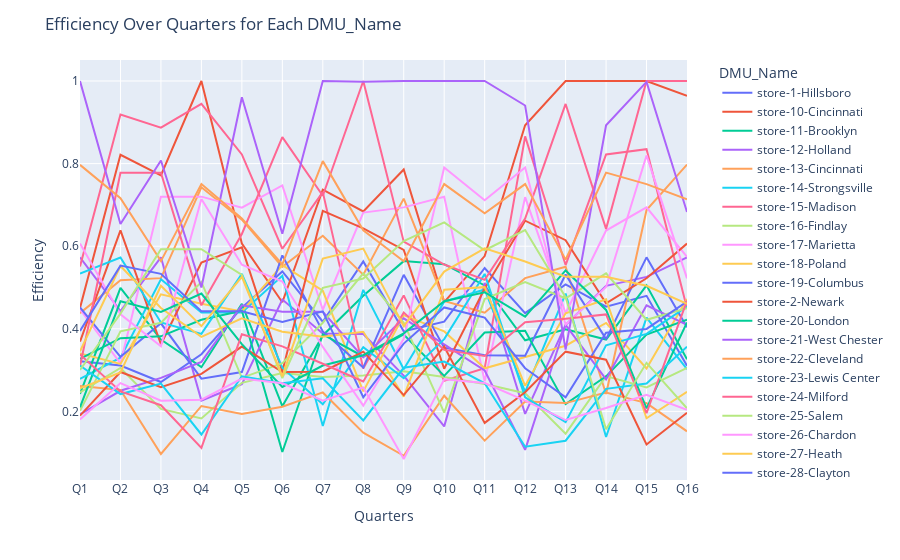

The cell this chart's notebook holds for it:
### Code cell
import plotly.express as px

# Assuming your DataFrame is named df
# If it's not named df, replace df with the actual name of your DataFrame

# Sorting the DataFrame by Quarter order
quarters_order = ['Q1', 'Q2', 'Q3', 'Q4', 'Q5', 'Q6', 'Q7', 'Q8', 'Q9', 'Q10', 'Q11', 'Q12', 'Q13', 'Q14', 'Q15', 'Q16']

# Melt the DataFrame to reshape it for Plotly Express
melted_df = pivot_df.reset_index().melt(id_vars='DMU_Name', value_vars=quarters_order, var_name='Quarter', value_name='Efficiency')

# Create a Plotly figuret wee
fig = px.line(melted_df, x='Quarter', y='Efficiency', color='DMU_Name', labels={'Efficiency': 'Efficiency'})

# Adding labels and title
fig.update_layout(
    xaxis_title='Quarters',
    yaxis_title='Efficiency',
    title='Efficiency Over Quarters for Each DMU_Name',
    legend=dict(x=1.05, y=1, traceorder='normal', orientation='v'),  # Adjust legend position
)

# Display the Plotly figure
fig.show()

### Figure 1 — Plotly figure (JSON) as saved in the notebook; plotly's stock layout.template omitted (floating-point values rounded to 4 significant figures)
{"data": [{"hovertemplate": "DMU_Name=store-1-Hillsboro<br>Quarter=%{x}<br>Efficiency=%{y}<extra></extra>", "legendgroup": "store-1-Hillsboro", "line": {"color": "#636efa", "dash": "solid"}, "marker": {"symbol": "circle"}, "mode": "lines", "name": "store-1-Hillsboro", "orientation": "v", "showlegend": true, "type": "scatter", "x": ["Q1", "Q2", "Q3", "Q4", "Q5", "Q6", "Q7", "Q8", "Q9", "Q10", "Q11", "Q12", "Q13", "Q14", "Q15", "Q16"], "xaxis": "x", "y": [0.3216, 0.3109, 0.2712, 0.3383, 0.4512, 0.5389, 0.4172, 0.5632, 0.3941, 0.4172, 0.5472, 0.4381, 0.5075, 0.4536, 0.4798, 0.3106], "yaxis": "y"}, {"hovertemplate": "DMU_Name=store-10-Cincinnati<br>Quarter=%{x}<br>Efficiency=%{y}<extra></extra>", "legendgroup": "store-10-Cincinnati", "line": {"color": "#EF553B", "dash": "solid"}, "marker": {"symbol": "circle"}, "mode": "lines", "name": "store-10-Cincinnati", "orientation": "v", "showlegend": true, "type": "scatter", "x": ["Q1", "Q2", "Q3", "Q4", "Q5", "Q6", "Q7", "Q8", "Q9", "Q10", "Q11", "Q12", "Q13", "Q14", "Q15", "Q16"], "xaxis": "x", "y": [0.4503, 0.8214, 0.7717, 1, 0.6063, 0.4643, 0.7368, 0.6842, 0.7857, 0.4646, 0.5762, 0.8929, 1, 1, 1, 0.9643], "yaxis": "y"}, {"hovertemplate": "DMU_Name=store-11-Brooklyn<br>Quarter=%{x}<br>Efficiency=%{y}<extra></extra>", "legendgroup": "store-11-Brooklyn", "line": {"color": "#00cc96", "dash": "solid"}, "marker": {"symbol": "circle"}, "mode": "lines", "name": "store-11-Brooklyn", "orientation": "v", "showlegend": true, "type": "scatter", "x": ["Q1", "Q2", "Q3", "Q4", "Q5", "Q6", "Q7", "Q8", "Q9", "Q10", "Q11", "Q12", "Q13", "Q14", "Q15", "Q16"], "xaxis": "x", "y": [0.2425, 0.499, 0.3739, 0.3071, 0.4606, 0.2127, 0.3838, 0.4798, 0.5639, 0.5566, 0.5051, 0.3723, 0.3989, 0.3739, 0.5052, 0.3263], "yaxis": "y"}, {"hovertemplate": "DMU_Name=store-12-Holland<br>Quarter=%{x}<br>Efficiency=%{y}<extra></extra>", "legendgroup": "store-12-Holland", "line": {"color": "#ab63fa", "dash": "solid"}, "marker": {"symbol": "circle"}, "mode": "lines", "name": "store-12-Holland", "orientation": "v", "showlegend": true, "type": "scatter", "x": ["Q1", "Q2", "Q3", "Q4", "Q5", "Q6", "Q7", "Q8", "Q9", "Q10", "Q11", "Q12", "Q13", "Q14", "Q15", "Q16"], "xaxis": "x", "y": [0.5729, 0.4427, 0.5732, 0.2264, 0.2661, 0.4708, 0.3889, 0.3874, 0.2866, 0.1638, 0.5111, 0.1939, 0.4094, 0.5039, 0.5257, 0.5727], "yaxis": "y"}, {"hovertemplate": "DMU_Name=store-13-Cincinnati<br>Quarter=%{x}<br>Efficiency=%{y}<extra></extra>", "legendgroup": "store-13-Cincinnati", "line": {"color": "#FFA15A", "dash": "solid"}, "marker": {"symbol": "circle"}, "mode": "lines", "name": "store-13-Cincinnati", "orientation": "v", "showlegend": true, "type": "scatter", "x": ["Q1", "Q2", "Q3", "Q4", "Q5", "Q6", "Q7", "Q8", "Q9", "Q10", "Q11", "Q12", "Q13", "Q14", "Q15", "Q16"], "xaxis": "x", "y": [0.4379, 0.5178, 0.5227, 0.7427, 0.6643, 0.5502, 0.6252, 0.5311, 0.7152, 0.4676, 0.4391, 0.5227, 0.5502, 0.242, 0.6877, 0.7977], "yaxis": "y"}, {"hovertemplate": "DMU_Name=store-14-Strongsville<br>Quarter=%{x}<br>Efficiency=%{y}<extra></extra>", "legendgroup": "store-14-Strongsville", "line": {"color": "#19d3f3", "dash": "solid"}, "marker": {"symbol": "circle"}, "mode": "lines", "name": "store-14-Strongsville", "orientation": "v", "showlegend": true, "type": "scatter", "x": ["Q1", "Q2", "Q3", "Q4", "Q5", "Q6", "Q7", "Q8", "Q9", "Q10", "Q11", "Q12", "Q13", "Q14", "Q15", "Q16"], "xaxis": "x", "y": [0.2786, 0.3299, 0.5198, 0.4395, 0.4395, 0.5282, 0.1648, 0.4944, 0.3021, 0.4658, 0.4952, 0.2472, 0.4852, 0.138, 0.427, 0.3021], "yaxis": "y"}, {"hovertemplate": "DMU_Name=store-15-Madison<br>Quarter=%{x}<br>Efficiency=%{y}<extra></extra>", "legendgroup": "store-15-Madison", "line": {"color": "#FF6692", "dash": "solid"}, "marker": {"symbol": "circle"}, "mode": "lines", "name": "store-15-Madison", "orientation": "v", "showlegend": true, "type": "scatter", "x": ["Q1", "Q2", "Q3", "Q4", "Q5", "Q6", "Q7", "Q8", "Q9", "Q10", "Q11", "Q12", "Q13", "Q14", "Q15", "Q16"], "xaxis": "x", "y": [0.5509, 0.9188, 0.8871, 0.9447, 0.8222, 0.5938, 0.7309, 0.3036, 0.4809, 0.2741, 0.3044, 0.8659, 0.5544, 0.8222, 0.8349, 0.4498], "yaxis": "y"}, {"hovertemplate": "DMU_Name=store-16-Findlay<br>Quarter=%{x}<br>Efficiency=%{y}<extra></extra>", "legendgroup": "store-16-Findlay", "line": {"color": "#B6E880", "dash": "solid"}, "marker": {"symbol": "circle"}, "mode": "lines", "name": "store-16-Findlay", "orientation": "v", "showlegend": true, "type": "scatter", "x": ["Q1", "Q2", "Q3", "Q4", "Q5", "Q6", "Q7", "Q8", "Q9", "Q10", "Q11", "Q12", "Q13", "Q14", "Q15", "Q16"], "xaxis": "x", "y": [0.246, 0.3052, 0.2061, 0.1831, 0.2693, 0.293, 0.2835, 0.2869, 0.2973, 0.2835, 0.2661, 0.2441, 0.1461, 0.2854, 0.2582, 0.3052], "yaxis": "y"}, {"hovertemplate": "DMU_Name=store-17-Marietta<br>Quarter=%{x}<br>Efficiency=%{y}<extra></extra>", "legendgroup": "store-17-Marietta", "line": {"color": "#FF97FF", "dash": "solid"}, "marker": {"symbol": "circle"}, "mode": "lines", "name": "store-17-Marietta", "orientation": "v", "showlegend": true, "type": "scatter", "x": ["Q1", "Q2", "Q3", "Q4", "Q5", "Q6", "Q7", "Q8", "Q9", "Q10", "Q11", "Q12", "Q13", "Q14", "Q15", "Q16"], "xaxis": "x", "y": [0.4474, 0.3162, 0.7196, 0.72, 0.6932, 0.7473, 0.4462, 0.6814, 0.694, 0.7196, 0.2729, 0.7188, 0.4378, 0.6378, 0.694, 0.5741], "yaxis": "y"}, {"hovertemplate": "DMU_Name=store-18-Poland<br>Quarter=%{x}<br>Efficiency=%{y}<extra></extra>", "legendgroup": "store-18-Poland", "line": {"color": "#FECB52", "dash": "solid"}, "marker": {"symbol": "circle"}, "mode": "lines", "name": "store-18-Poland", "orientation": "v", "showlegend": true, "type": "scatter", "x": ["Q1", "Q2", "Q3", "Q4", "Q5", "Q6", "Q7", "Q8", "Q9", "Q10", "Q11", "Q12", "Q13", "Q14", "Q15", "Q16"], "xaxis": "x", "y": [0.3402, 0.3149, 0.4835, 0.4607, 0.4419, 0.5542, 0.4921, 0.2486, 0.433, 0.3937, 0.3044, 0.3315, 0.3591, 0.4143, 0.3038, 0.4724], "yaxis": "y"}, {"hovertemplate": "DMU_Name=store-19-Columbus<br>Quarter=%{x}<br>Efficiency=%{y}<extra></extra>", "legendgroup": "store-19-Columbus", "line": {"color": "#636efa", "dash": "solid"}, "marker": {"symbol": "circle"}, "mode": "lines", "name": "store-19-Columbus", "orientation": "v", "showlegend": true, "type": "scatter", "x": ["Q1", "Q2", "Q3", "Q4", "Q5", "Q6", "Q7", "Q8", "Q9", "Q10", "Q11", "Q12", "Q13", "Q14", "Q15", "Q16"], "xaxis": "x", "y": [0.4517, 0.3323, 0.4134, 0.2793, 0.2953, 0.5777, 0.3937, 0.3061, 0.5307, 0.3543, 0.3358, 0.3346, 0.5315, 0.3751, 0.5731, 0.4041], "yaxis": "y"}, {"hovertemplate": "DMU_Name=store-2-Newark<br>Quarter=%{x}<br>Efficiency=%{y}<extra></extra>", "legendgroup": "store-2-Newark", "line": {"color": "#EF553B", "dash": "solid"}, "marker": {"symbol": "circle"}, "mode": "lines", "name": "store-2-Newark", "orientation": "v", "showlegend": true, "type": "scatter", "x": ["Q1", "Q2", "Q3", "Q4", "Q5", "Q6", "Q7", "Q8", "Q9", "Q10", "Q11", "Q12", "Q13", "Q14", "Q15", "Q16"], "xaxis": "x", "y": [0.3691, 0.6381, 0.3626, 0.5604, 0.5971, 0.2967, 0.6854, 0.6433, 0.5909, 0.3032, 0.4976, 0.6618, 0.6145, 0.4615, 0.5223, 0.6064], "yaxis": "y"}, {"hovertemplate": "DMU_Name=store-20-London<br>Quarter=%{x}<br>Efficiency=%{y}<extra></extra>", "legendgroup": "store-20-London", "line": {"color": "#00cc96", "dash": "solid"}, "marker": {"symbol": "circle"}, "mode": "lines", "name": "store-20-London", "orientation": "v", "showlegend": true, "type": "scatter", "x": ["Q1", "Q2", "Q3", "Q4", "Q5", "Q6", "Q7", "Q8", "Q9", "Q10", "Q11", "Q12", "Q13", "Q14", "Q15", "Q16"], "xaxis": "x", "y": [0.3273, 0.3774, 0.3818, 0.4218, 0.444, 0.1018, 0.3862, 0.333, 0.3862, 0.2861, 0.3909, 0.3951, 0.2175, 0.2849, 0.3862, 0.4221], "yaxis": "y"}, {"hovertemplate": "DMU_Name=store-21-West Chester<br>Quarter=%{x}<br>Efficiency=%{y}<extra></extra>", "legendgroup": "store-21-West Chester", "line": {"color": "#ab63fa", "dash": "solid"}, "marker": {"symbol": "circle"}, "mode": "lines", "name": "store-21-West Chester", "orientation": "v", "showlegend": true, "type": "scatter", "x": ["Q1", "Q2", "Q3", "Q4", "Q5", "Q6", "Q7", "Q8", "Q9", "Q10", "Q11", "Q12", "Q13", "Q14", "Q15", "Q16"], "xaxis": "x", "y": [0.1929, 0.25, 0.2811, 0.32, 0.457, 0.4412, 0.4412, 0.3309, 0.4255, 0.3625, 0.2992, 0.107, 0.4097, 0.2774, 0.457, 0.4097], "yaxis": "y"}, {"hovertemplate": "DMU_Name=store-22-Cleveland<br>Quarter=%{x}<br>Efficiency=%{y}<extra></extra>", "legendgroup": "store-22-Cleveland", "line": {"color": "#FFA15A", "dash": "solid"}, "marker": {"symbol": "circle"}, "mode": "lines", "name": "store-22-Cleveland", "orientation": "v", "showlegend": true, "type": "scatter", "x": ["Q1", "Q2", "Q3", "Q4", "Q5", "Q6", "Q7", "Q8", "Q9", "Q10", "Q11", "Q12", "Q13", "Q14", "Q15", "Q16"], "xaxis": "x", "y": [0.2616, 0.2519, 0.09695, 0.2132, 0.1939, 0.2115, 0.246, 0.1486, 0.09267, 0.238, 0.1293, 0.2239, 0.2201, 0.246, 0.2201, 0.1518], "yaxis": "y"}, {"hovertemplate": "DMU_Name=store-23-Lewis Center<br>Quarter=%{x}<br>Efficiency=%{y}<extra></extra>", "legendgroup": "store-23-Lewis Center", "line": {"color": "#19d3f3", "dash": "solid"}, "marker": {"symbol": "circle"}, "mode": "lines", "name": "store-23-Lewis Center", "orientation": "v", "showlegend": true, "type": "scatter", "x": ["Q1", "Q2", "Q3", "Q4", "Q5", "Q6", "Q7", "Q8", "Q9", "Q10", "Q11", "Q12", "Q13", "Q14", "Q15", "Q16"], "xaxis": "x", "y": [0.5337, 0.5725, 0.4154, 0.3877, 0.533, 0.3057, 0.2172, 0.3553, 0.2804, 0.3751, 0.5329, 0.2343, 0.174, 0.36, 0.3877, 0.454], "yaxis": "y"}, {"hovertemplate": "DMU_Name=store-24-Milford<br>Quarter=%{x}<br>Efficiency=%{y}<extra></extra>", "legendgroup": "store-24-Milford", "line": {"color": "#FF6692", "dash": "solid"}, "marker": {"symbol": "circle"}, "mode": "lines", "name": "store-24-Milford", "orientation": "v", "showlegend": true, "type": "scatter", "x": ["Q1", "Q2", "Q3", "Q4", "Q5", "Q6", "Q7", "Q8", "Q9", "Q10", "Q11", "Q12", "Q13", "Q14", "Q15", "Q16"], "xaxis": "x", "y": [0.3095, 0.7778, 0.7778, 0.4568, 0.6296, 0.8642, 0.7222, 1, 0.6111, 0.5556, 0.5185, 0.6667, 0.9444, 0.642, 1, 1], "yaxis": "y"}, {"hovertemplate": "DMU_Name=store-25-Salem<br>Quarter=%{x}<br>Efficiency=%{y}<extra></extra>", "legendgroup": "store-25-Salem", "line": {"color": "#B6E880", "dash": "solid"}, "marker": {"symbol": "circle"}, "mode": "lines", "name": "store-25-Salem", "orientation": "v", "showlegend": true, "type": "scatter", "x": ["Q1", "Q2", "Q3", "Q4", "Q5", "Q6", "Q7", "Q8", "Q9", "Q10", "Q11", "Q12", "Q13", "Q14", "Q15", "Q16"], "xaxis": "x", "y": [0.2013, 0.3938, 0.4147, 0.5134, 0.2813, 0.3168, 0.4147, 0.5344, 0.4147, 0.1969, 0.472, 0.5134, 0.4739, 0.5344, 0.4219, 0.45], "yaxis": "y"}, {"hovertemplate": "DMU_Name=store-26-Chardon<br>Quarter=%{x}<br>Efficiency=%{y}<extra></extra>", "legendgroup": "store-26-Chardon", "line": {"color": "#FF97FF", "dash": "solid"}, "marker": {"symbol": "circle"}, "mode": "lines", "name": "store-26-Chardon", "orientation": "v", "showlegend": true, "type": "scatter", "x": ["Q1", "Q2", "Q3", "Q4", "Q5", "Q6", "Q7", "Q8", "Q9", "Q10", "Q11", "Q12", "Q13", "Q14", "Q15", "Q16"], "xaxis": "x", "y": [0.6066, 0.4353, 0.3578, 0.7142, 0.5552, 0.5145, 0.3561, 0.2139, 0.3758, 0.7905, 0.7111, 0.7905, 0.4099, 0.5011, 0.8198, 0.5223], "yaxis": "y"}, {"hovertemplate": "DMU_Name=store-27-Heath<br>Quarter=%{x}<br>Efficiency=%{y}<extra></extra>", "legendgroup": "store-27-Heath", "line": {"color": "#FECB52", "dash": "solid"}, "marker": {"symbol": "circle"}, "mode": "lines", "name": "store-27-Heath", "orientation": "v", "showlegend": true, "type": "scatter", "x": ["Q1", "Q2", "Q3", "Q4", "Q5", "Q6", "Q7", "Q8", "Q9", "Q10", "Q11", "Q12", "Q13", "Q14", "Q15", "Q16"], "xaxis": "x", "y": [0.3457, 0.5519, 0.4504, 0.3806, 0.4254, 0.393, 0.3806, 0.393, 0.2358, 0.4948, 0.5008, 0.262, 0.4377, 0.4716, 0.1834, 0.2474], "yaxis": "y"}, {"hovertemplate": "DMU_Name=store-28-Clayton<br>Quarter=%{x}<br>Efficiency=%{y}<extra></extra>", "legendgroup": "store-28-Clayton", "line": {"color": "#636efa", "dash": "solid"}, "marker": {"symbol": "circle"}, "mode": "lines", "name": "store-28-Clayton", "orientation": "v", "showlegend": true, "type": "scatter", "x": ["Q1", "Q2", "Q3", "Q4", "Q5", "Q6", "Q7", "Q8", "Q9", "Q10", "Q11", "Q12", "Q13", "Q14", "Q15", "Q16"], "xaxis": "x", "y": [0.3949, 0.553, 0.533, 0.4423, 0.4423, 0.4163, 0.4423, 0.2342, 0.3643, 0.4518, 0.4271, 0.3046, 0.2342, 0.3903, 0.3997, 0.466], "yaxis": "y"}, {"hovertemplate": "DMU_Name=store-29-Perrysburg<br>Quarter=%{x}<br>Efficiency=%{y}<extra></extra>", "legendgroup": "store-29-Perrysburg", "line": {"color": "#EF553B", "dash": "solid"}, "marker": {"symbol": "circle"}, "mode": "lines", "name": "store-29-Perrysburg", "orientation": "v", "showlegend": true, "type": "scatter", "x": ["Q1", "Q2", "Q3", "Q4", "Q5", "Q6", "Q7", "Q8", "Q9", "Q10", "Q11", "Q12", "Q13", "Q14", "Q15", "Q16"], "xaxis": "x", "y": [0.1898, 0.2955, 0.2585, 0.2909, 0.357, 0.2955, 0.2963, 0.3447, 0.2396, 0.357, 0.1722, 0.2462, 0.3447, 0.3252, 0.1198, 0.197], "yaxis": "y"}, {"hovertemplate": "DMU_Name=store-3-Streetsboro<br>Quarter=%{x}<br>Efficiency=%{y}<extra></extra>", "legendgroup": "store-3-Streetsboro", "line": {"color": "#00cc96", "dash": "solid"}, "marker": {"symbol": "circle"}, "mode": "lines", "name": "store-3-Streetsboro", "orientation": "v", "showlegend": true, "type": "scatter", "x": ["Q1", "Q2", "Q3", "Q4", "Q5", "Q6", "Q7", "Q8", "Q9", "Q10", "Q11", "Q12", "Q13", "Q14", "Q15", "Q16"], "xaxis": "x", "y": [0.21, 0.4667, 0.4407, 0.4853, 0.363, 0.2593, 0.3111, 0.336, 0.3889, 0.4667, 0.4886, 0.4293, 0.5413, 0.4457, 0.2074, 0.4154], "yaxis": "y"}, {"hovertemplate": "DMU_Name=store-30-Westerville<br>Quarter=%{x}<br>Efficiency=%{y}<extra></extra>", "legendgroup": "store-30-Westerville", "line": {"color": "#ab63fa", "dash": "solid"}, "marker": {"symbol": "circle"}, "mode": "lines", "name": "store-30-Westerville", "orientation": "v", "showlegend": true, "type": "scatter", "x": ["Q1", "Q2", "Q3", "Q4", "Q5", "Q6", "Q7", "Q8", "Q9", "Q10", "Q11", "Q12", "Q13", "Q14", "Q15", "Q16"], "xaxis": "x", "y": [1, 0.6538, 0.8077, 0.5, 0.9605, 0.6303, 1, 0.9979, 1, 1, 1, 0.9407, 0.3495, 0.8929, 0.9979, 0.6828], "yaxis": "y"}, {"hovertemplate": "DMU_Name=store-4-Macedonia<br>Quarter=%{x}<br>Efficiency=%{y}<extra></extra>", "legendgroup": "store-4-Macedonia", "line": {"color": "#FFA15A", "dash": "solid"}, "marker": {"symbol": "circle"}, "mode": "lines", "name": "store-4-Macedonia", "orientation": "v", "showlegend": true, "type": "scatter", "x": ["Q1", "Q2", "Q3", "Q4", "Q5", "Q6", "Q7", "Q8", "Q9", "Q10", "Q11", "Q12", "Q13", "Q14", "Q15", "Q16"], "xaxis": "x", "y": [0.7969, 0.7162, 0.5639, 0.7504, 0.6671, 0.5559, 0.806, 0.6386, 0.5635, 0.7504, 0.6799, 0.7504, 0.5675, 0.7782, 0.7504, 0.7138], "yaxis": "y"}, {"hovertemplate": "DMU_Name=store-5-Aurora<br>Quarter=%{x}<br>Efficiency=%{y}<extra></extra>", "legendgroup": "store-5-Aurora", "line": {"color": "#19d3f3", "dash": "solid"}, "marker": {"symbol": "circle"}, "mode": "lines", "name": "store-5-Aurora", "orientation": "v", "showlegend": true, "type": "scatter", "x": ["Q1", "Q2", "Q3", "Q4", "Q5", "Q6", "Q7", "Q8", "Q9", "Q10", "Q11", "Q12", "Q13", "Q14", "Q15", "Q16"], "xaxis": "x", "y": [0.3112, 0.2419, 0.2673, 0.1442, 0.2852, 0.2682, 0.2801, 0.1782, 0.3056, 0.3208, 0.2681, 0.1146, 0.129, 0.2547, 0.2674, 0.3566], "yaxis": "y"}, {"hovertemplate": "DMU_Name=store-6-New Boston<br>Quarter=%{x}<br>Efficiency=%{y}<extra></extra>", "legendgroup": "store-6-New Boston", "line": {"color": "#FF6692", "dash": "solid"}, "marker": {"symbol": "circle"}, "mode": "lines", "name": "store-6-New Boston", "orientation": "v", "showlegend": true, "type": "scatter", "x": ["Q1", "Q2", "Q3", "Q4", "Q5", "Q6", "Q7", "Q8", "Q9", "Q10", "Q11", "Q12", "Q13", "Q14", "Q15", "Q16"], "xaxis": "x", "y": [0.3381, 0.2485, 0.215, 0.1117, 0.387, 0.3575, 0.3154, 0.2724, 0.4396, 0.349, 0.3344, 0.4157, 0.4245, 0.4348, 0.1959, 0.4683], "yaxis": "y"}, {"hovertemplate": "DMU_Name=store-7-Canton<br>Quarter=%{x}<br>Efficiency=%{y}<extra></extra>", "legendgroup": "store-7-Canton", "line": {"color": "#B6E880", "dash": "solid"}, "marker": {"symbol": "circle"}, "mode": "lines", "name": "store-7-Canton", "orientation": "v", "showlegend": true, "type": "scatter", "x": ["Q1", "Q2", "Q3", "Q4", "Q5", "Q6", "Q7", "Q8", "Q9", "Q10", "Q11", "Q12", "Q13", "Q14", "Q15", "Q16"], "xaxis": "x", "y": [0.3006, 0.4369, 0.5929, 0.5929, 0.5305, 0.2808, 0.4991, 0.5217, 0.6125, 0.6578, 0.5903, 0.6391, 0.4764, 0.1569, 0.3176, 0.2074], "yaxis": "y"}, {"hovertemplate": "DMU_Name=store-8-Tiffin<br>Quarter=%{x}<br>Efficiency=%{y}<extra></extra>", "legendgroup": "store-8-Tiffin", "line": {"color": "#FF97FF", "dash": "solid"}, "marker": {"symbol": "circle"}, "mode": "lines", "name": "store-8-Tiffin", "orientation": "v", "showlegend": true, "type": "scatter", "x": ["Q1", "Q2", "Q3", "Q4", "Q5", "Q6", "Q7", "Q8", "Q9", "Q10", "Q11", "Q12", "Q13", "Q14", "Q15", "Q16"], "xaxis": "x", "y": [0.1806, 0.2685, 0.2261, 0.2283, 0.2795, 0.268, 0.2261, 0.258, 0.08479, 0.2779, 0.2688, 0.2261, 0.1791, 0.2084, 0.2402, 0.204], "yaxis": "y"}, {"hovertemplate": "DMU_Name=store-9-Cincinnati<br>Quarter=%{x}<br>Efficiency=%{y}<extra></extra>", "legendgroup": "store-9-Cincinnati", "line": {"color": "#FECB52", "dash": "solid"}, "marker": {"symbol": "circle"}, "mode": "lines", "name": "store-9-Cincinnati", "orientation": "v", "showlegend": true, "type": "scatter", "x": ["Q1", "Q2", "Q3", "Q4", "Q5", "Q6", "Q7", "Q8", "Q9", "Q10", "Q11", "Q12", "Q13", "Q14", "Q15", "Q16"], "xaxis": "x", "y": [0.2558, 0.2941, 0.5041, 0.4066, 0.526, 0.2849, 0.5699, 0.5942, 0.4066, 0.5385, 0.5947, 0.5629, 0.526, 0.526, 0.5041, 0.4603], "yaxis": "y"}], "layout": {"legend": {"orientation": "v", "title": {"text": "DMU_Name"}, "tracegroupgap": 0, "traceorder": "normal", "x": 1.05, "y": 1}, "margin": {"t": 60}, "title": {"text": "Efficiency Over Quarters for Each DMU_Name"}, "xaxis": {"anchor": "y", "domain": [0, 1], "title": {"text": "Quarters"}}, "yaxis": {"anchor": "x", "domain": [0, 1], "title": {"text": "Efficiency"}}}}
